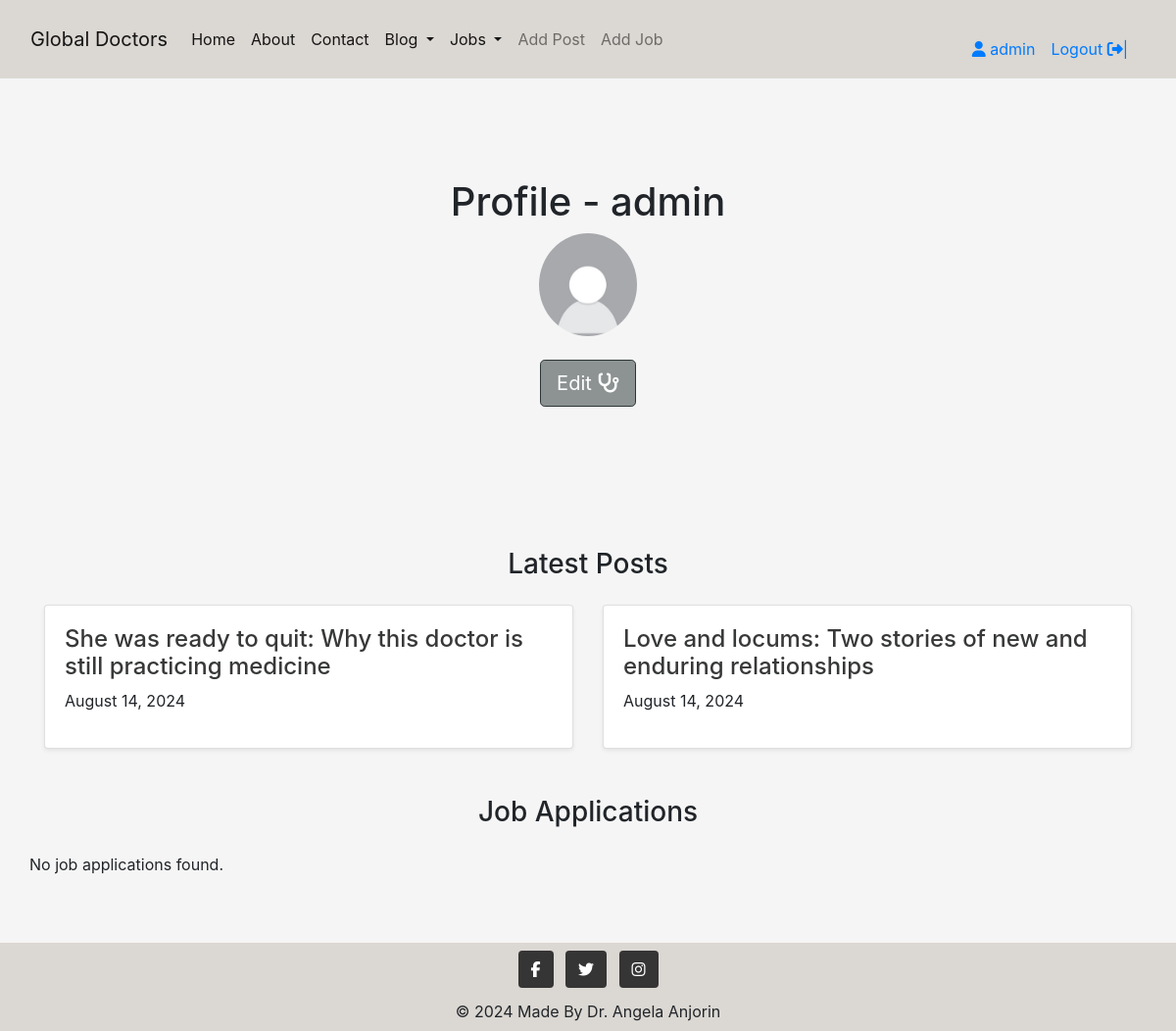
Page /profile/profile/1/ (signed in) on the earlier database version.
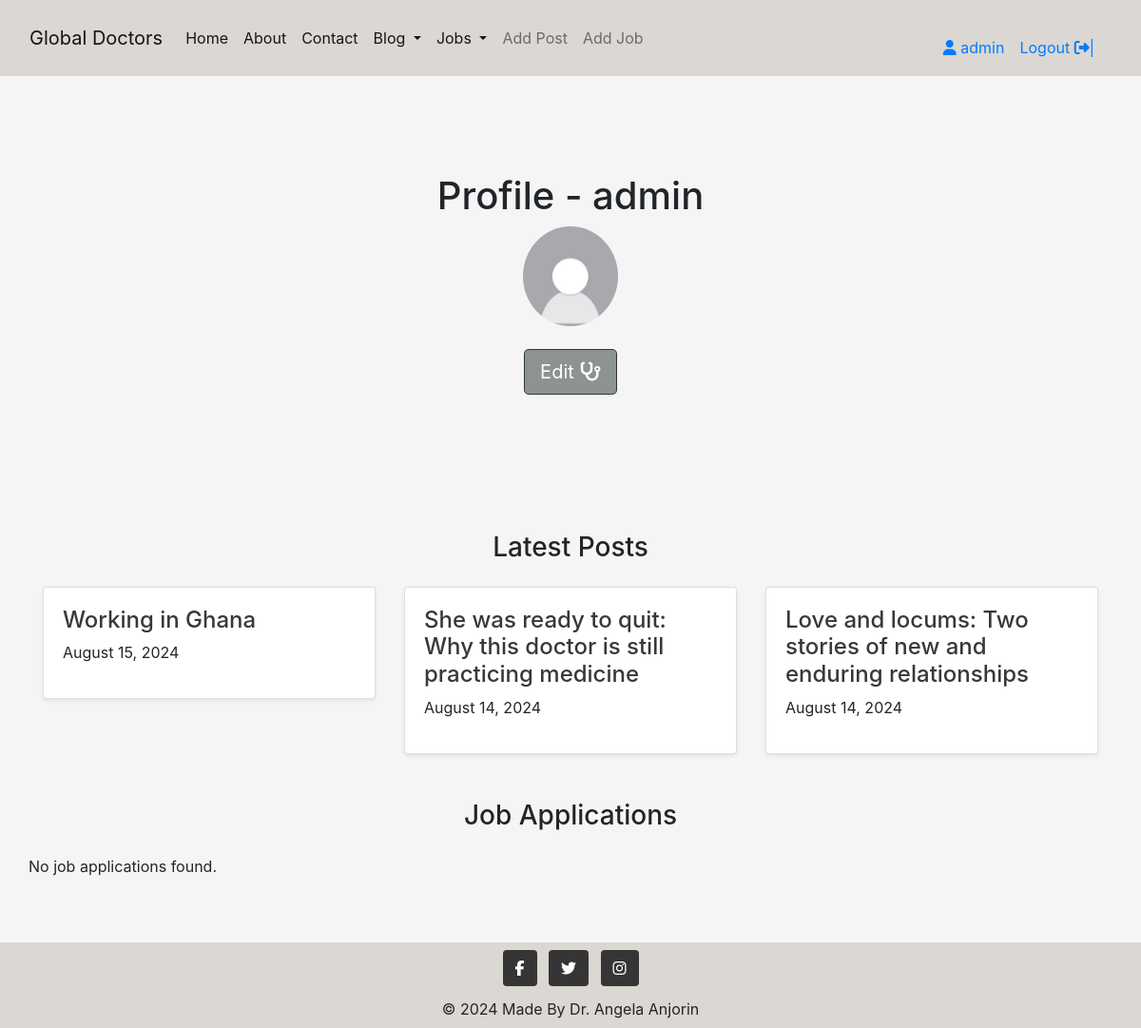
Same page on the later database version.
### blog/models.py (models this page shows, shortened)
class Post(models.Model):
    title = models.CharField(max_length=200, unique=True)
    category = models.ForeignKey(Category, on_delete=models.PROTECT, default=4)
    slug = models.SlugField(max_length=200, unique=True)
    author = models.ForeignKey(
    CustomUser, on_delete=models.CASCADE, related_name="blog_posts")
    featured_image = CloudinaryField('image', default='placeholder')
    content = models.TextField()
    created_on = models.DateTimeField(auto_now_add=True)
    status = models.IntegerField(choices=STATUS, default=0)
    updated_on = models.DateTimeField(auto_now=True)
    likes = models.ManyToManyField(
        CustomUser, related_name='post_like', blank=True)
    class Meta:
        ordering = ["-created_on"]

### profile/views.py (the view)
# urls.py: path('profile/<int:pk>/', regular_profile, name='regular_profile'),
@login_required
def regular_profile(request, pk):
    profile = get_object_or_404(Profile, pk=pk)
    posts = Post.objects.filter(author=request.user).order_by('-created_on')
    job_application = JobApplication.objects.filter(applicant=request.user)
    context = {
        'profile':profile,
        'posts':posts,
        'job_application': job_application,
    }
    return render(request, 'profile/regular_profile.html', context)

### blog/views.py (called while the page is built)
def category_list(request):
    category_list = Category.objects.exclude(name='other')
    context = {
        "category_list": category_list,
    }
    return context

### jobs/views.py (called while the page is built)
def speciality_list(request):
    speciality_list = Speciality.objects.exclude(name='other')
    context = {
        'speciality_list': speciality_list
    }
    return context

### profile/templates/profile/regular_profile.html (shortened to what this page needs)
{% extends 'base.html' %}
{% load static %}
{% load crispy_forms_tags %}
{% block content %}
{% if profile %}
<section class="py-5 text-center container">
    <div class="row py-lg-5">
        <div class="col-lg-6 col-md-8 mx-auto">
            <div class="profile-info text-center">
                <h1 class="fw-light">Profile - {{ profile.user.username|default:'User' }}</h1>
                <div class="mb-4">
                    {% if profile.image.url %}
                    <img class="profile-img rounded-circle" src="{{ profile.image.url }}" alt="{{ profile.user.username }}'s profile image">
                    {% else %}
                    <img class="profile-img rounded-circle" style="width: 100px;" src="{% static 'images/user_profile_placeholder (1).jpg' %}" alt="user_profile_placeholder">
                    {% endif %}
                </div>
                <div class="text-center">
                    {% if request.user == profile.user %}
                    <a href="{% url 'profile_edit' profile.pk %}" class="btn btn-signup btn-lg">Edit <i class="fa fa-stethoscope"></i></a>
                    {% endif %}
                </div>
            </div>
        </div>
    </div>
</section>
<div class="album py-5 bg-body-tertiary">
    <div class="container">
        <h3 class="text-center section-title mb-4">Latest Posts</h3>
        <div class="row row-cols-1 row-cols-sm-2 row-cols-md-3 g-3">
            {% for post in posts %}
            <div class="col">
                <div class="card shadow-sm">
                    <div class="card-body">
                        <a href="{% url 'post_detail' post.slug %}" class="post-link">
                            <h4 class="special-anchor-article">{{ post.title }}</h4>
                        </a>
                        <p>{{ post.created_on|date:"F d, Y" }}</p>
                    </div>
                </div>
            </div>
            {% empty %}
            <p>No posts available.</p>
            {% endfor %}
        </div>
        <h3 class="text-center section-title mb-4 mt-5">Job Applications</h3>
        <div class="row row-cols-1 row-cols-sm-2 row-cols-md-3 g-3">
            {% for application in job_applications %}
            <div class="col">
                <div class="card shadow-sm">
                    <div class="card-body">
                        <a href="{% url 'job_detail' application.job.slug %}" class="post-link">
                            <h4 class="special-anchor-article">{{ application.job.title }}</h4>
                        </a>
                        <p>Applied on: {{ application.created_on|date:"F d, Y" }}</p>
                    </div>
                </div>
            </div>
            {% empty %}
            <p>No job applications found.</p>
            {% endfor %}
        </div>
    </div>
</div>
{% endif %}
{% endblock %}

Differences in the rows shown:
added Post: title "Working in Ghana", created_on "August 15, 2024"
